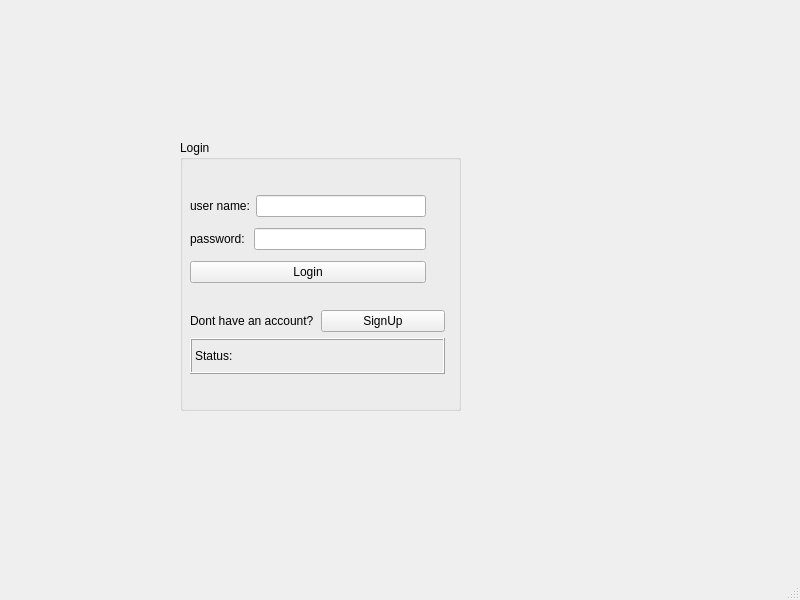
<?xml version="1.0" encoding="UTF-8"?>
<ui version="4.0">
 <class>MainWindow</class>
 <widget class="QMainWindow" name="MainWindow">
  <property name="geometry">
   <rect>
    <x>0</x>
    <y>0</y>
    <width>800</width>
    <height>600</height>
   </rect>
  </property>
  <property name="windowTitle">
   <string>MainWindow</string>
  </property>
  <widget class="QWidget" name="centralwidget">
   <widget class="QGroupBox" name="groupBox">
    <property name="geometry">
     <rect>
      <x>180</x>
      <y>140</y>
      <width>281</width>
      <height>271</height>
     </rect>
    </property>
    <property name="title">
     <string>Login</string>
    </property>
    <widget class="QWidget" name="">
     <property name="geometry">
      <rect>
       <x>10</x>
       <y>50</y>
       <width>236</width>
       <height>101</height>
      </rect>
     </property>
     <layout class="QVBoxLayout" name="verticalLayout">
      <item>
       <layout class="QHBoxLayout" name="horizontalLayout_2">
        <item>
         <widget class="QLabel" name="label">
          <property name="text">
           <string>user name:</string>
          </property>
         </widget>
        </item>
        <item>
         <widget class="QLineEdit" name="lineEdit_user"/>
        </item>
       </layout>
      </item>
      <item>
       <layout class="QHBoxLayout" name="horizontalLayout">
        <item>
         <widget class="QLabel" name="label_2">
          <property name="text">
           <string>password: </string>
          </property>
         </widget>
        </item>
        <item>
         <widget class="QLineEdit" name="lineEdit_password"/>
        </item>
       </layout>
      </item>
      <item>
       <widget class="QPushButton" name="loginButton">
        <property name="text">
         <string>Login</string>
        </property>
       </widget>
      </item>
     </layout>
    </widget>
    <widget class="QWidget" name="">
     <property name="geometry">
      <rect>
       <x>10</x>
       <y>170</y>
       <width>255</width>
       <height>64</height>
      </rect>
     </property>
     <layout class="QVBoxLayout" name="verticalLayout_2">
      <item>
       <layout class="QHBoxLayout" name="horizontalLayout_3">
        <item>
         <widget class="QLabel" name="label_3">
          <property name="text">
           <string>Dont have an account?</string>
          </property>
         </widget>
        </item>
        <item>
         <widget class="QPushButton" name="signUpButton">
          <property name="text">
           <string>SignUp</string>
          </property>
         </widget>
        </item>
       </layout>
      </item>
      <item>
       <widget class="QLabel" name="labelResult">
        <property name="frameShape">
         <enum>QFrame::Box</enum>
        </property>
        <property name="frameShadow">
         <enum>QFrame::Raised</enum>
        </property>
        <property name="text">
         <string>Status:</string>
        </property>
       </widget>
      </item>
     </layout>
    </widget>
   </widget>
  </widget>
  <widget class="QMenuBar" name="menubar">
   <property name="geometry">
    <rect>
     <x>0</x>
     <y>0</y>
     <width>800</width>
     <height>26</height>
    </rect>
   </property>
  </widget>
  <widget class="QStatusBar" name="statusbar"/>
 </widget>
 <resources/>
 <connections/>
</ui>
